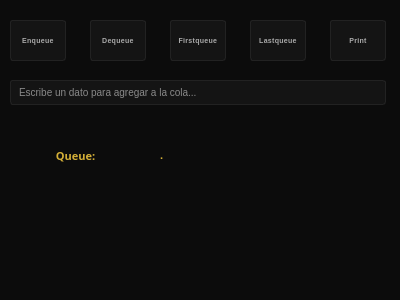
<?xml version="1.0" encoding="UTF-8"?>
<ui version="4.0">
 <class>Dialog</class>
 <widget class="QDialog" name="Dialog">
  <property name="geometry">
   <rect>
    <x>0</x>
    <y>0</y>
    <width>400</width>
    <height>300</height>
   </rect>
  </property>
  <property name="windowTitle">
   <string>Queue Interface</string>
  </property>
  <property name="styleSheet">
   <string notr="true">/* ==========================================================================
   VENTANA PRINCIPAL
   ========================================================================== */
QMainWindow, QWidget {
    background-color: #0c0c0c;
}

/* ==========================================================================
   BOTONES (QPushButton) - TAMAÑO ULTRA MINI
   ========================================================================== */
QPushButton {
    background-color: #141414;
    color: #aaaaaa;
    border: 1px solid #222222;
    border-radius: 3px;
    font-family: "Arial Narrow", "Segoe UI Condensed", sans-serif;
    font-size: 7px; 
    font-weight: 700;
    text-transform: uppercase;
    letter-spacing: 0.3px;
    padding: 0px;
    margin: 0px;
}

QPushButton:hover {
    background-color: #1a1a1a;
    color: #ffffff;
    border: 1px solid #a38a6b; 
}

QPushButton:pressed {
    background-color: #080808;
    border: 1px solid #73614c;
    color: #777777;
}

QPushButton:disabled {
    background-color: #0e0e0e;
    color: #333333;
    border: 1px solid #151515;
}

/* ==========================================================================
   CAJA DE TEXTO (QLineEdit) - ESTILO BLACK COHERENTE
   ========================================================================== */
QLineEdit {
    background-color: #141414;
    color: #ffffff;
    border: 1px solid #222222;
    border-radius: 3px;
    padding: 2px 6px;
    font-family: "Segoe UI", Arial, sans-serif;
    font-size: 10px;
}

QLineEdit:focus {
    border: 1px solid #a38a6b;
    background-color: #1a1a1a;
}

/* ==========================================================================
   ETIQUETAS DE TEXTO (QLabel) - MÁS GRANDES
   ========================================================================== */
QLabel {
    color: #d4af37;
    background-color: transparent;
    font-family: "Segoe UI", Arial, sans-serif;
    font-size: 11px; 
    font-weight: 600;
    padding: 0px;
}</string>
  </property>
  
  <widget class="QPushButton" name="pushButton">
   <property name="geometry">
    <rect>
     <x>10</x>
     <y>20</y>
     <width>56</width>
     <height>41</height>
    </rect>
   </property>
   <property name="text">
    <string>Enqueue</string>
   </property>
  </widget>
  <widget class="QPushButton" name="pushButton_2">
   <property name="geometry">
    <rect>
     <x>90</x>
     <y>20</y>
     <width>56</width>
     <height>41</height>
    </rect>
   </property>
   <property name="text">
    <string>Dequeue</string>
   </property>
  </widget>
  <widget class="QPushButton" name="pushButton_3">
   <property name="geometry">
    <rect>
     <x>170</x>
     <y>20</y>
     <width>56</width>
     <height>41</height>
    </rect>
   </property>
   <property name="text">
    <string>Firstqueue</string>
   </property>
  </widget>
  <widget class="QPushButton" name="pushButton_4">
   <property name="geometry">
    <rect>
     <x>250</x>
     <y>20</y>
     <width>56</width>
     <height>41</height>
    </rect>
   </property>
   <property name="text">
    <string>Lastqueue</string>
   </property>
  </widget>
  <widget class="QPushButton" name="pushButton_5">
   <property name="geometry">
    <rect>
     <x>330</x>
     <y>20</y>
     <width>56</width>
     <height>41</height>
    </rect>
   </property>
   <property name="text">
    <string>Print</string>
   </property>
  </widget>
  
  <widget class="QLineEdit" name="lineEdit">
   <property name="geometry">
    <rect>
     <x>10</x>
     <y>80</y>
     <width>376</width>
     <height>25</height>
    </rect>
   </property>
   <property name="placeholderText">
    <string>Escribe un dato para agregar a la cola...</string>
   </property>
  </widget>

  <widget class="QLabel" name="label">
   <property name="geometry">
    <rect>
     <x>40</x>
     <y>140</y>
     <width>71</width>
     <height>31</height>
    </rect>
   </property>
   <property name="font">
    <font>
     <family>Segoe UI,Arial,sans-serif</family>
     <pointsize>11</pointsize> <weight>75</weight>
     <bold>true</bold>
    </font>
   </property>
   <property name="text">
    <string>Queue:</string>
   </property>
   <property name="alignment">
    <set>Qt::AlignCenter</set>
   </property>
  </widget>
  <widget class="QLabel" name="label_2">
   <property name="geometry">
    <rect>
     <x>160</x>
     <y>135</y>
     <width>220</width>
     <height>41</height>
    </rect>
   </property>
   <property name="text">
    <string>.</string>
   </property>
  </widget>
 </widget>
 <resources/>
 <connections/>
</ui>
